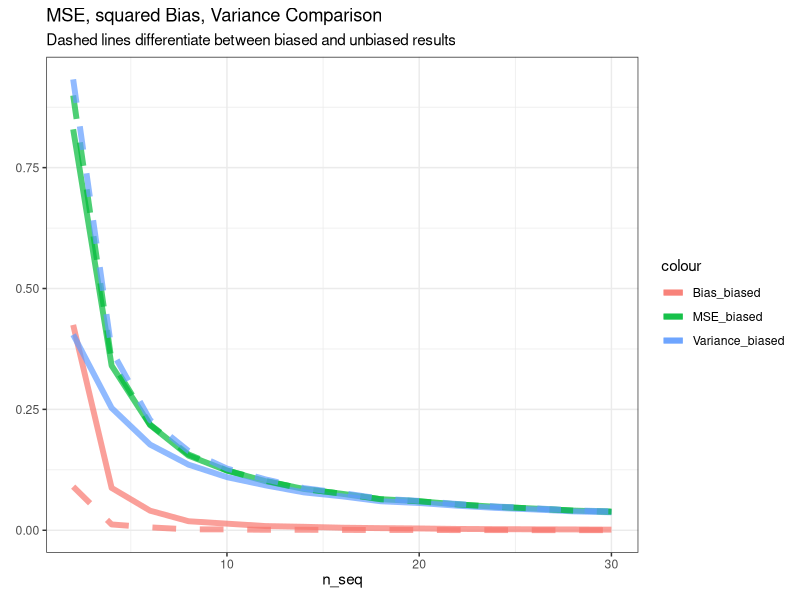

Write R code to recreate this figure.

library("tidyverse", quietly = TRUE)
library(ggplot2)

set.seed(123)

n_seq <- seq(from = 2, to = 30, by = 2)
R <- 10000
sd <- 1.5
s_biased <- vector(mode = "numeric", length = R)
s_unbiased <- vector(mode = "numeric", length = R)

MSE_biased <- vector(mode = "numeric", length = length(n_seq))
MSE_unbiased <- vector(mode = "numeric", length = length(n_seq))


Bias_biased <- vector(mode = "numeric", length = length(n_seq))
Bias_unbiased <- vector(mode = "numeric", length = length(n_seq))

Variance_biased <- vector(mode = "numeric", length = length(n_seq))
Variance_unbiased <- vector(mode = "numeric", length = length(n_seq))



i <- 1

for(n in n_seq){
for(r in 1:R){
  # Simulate realization from iid random sample
  X_vec <- rnorm(n = n, mean = 3, sd = 1.5)
  X_bar <- mean(X_vec)
  # Compute standard deviation 
  s_biased[r] <- sqrt(sum((X_vec - X_bar)^2)/n)
  s_unbiased[r] <- sqrt(sum((X_vec - X_bar)^2)/(n-1))
  
}
  
MSE_biased[i]      <- mean((s_biased - sd)^2)
MSE_unbiased[i]      <- mean((s_unbiased - sd)^2)


Bias_biased[i]     <- (mean(s_biased) - sd)^2
Bias_unbiased[i]     <- (mean(s_unbiased) - sd)^2


Variance_biased[i] <- mean(((s_biased - mean(s_biased))^2)) 
Variance_unbiased[i] <- mean(((s_unbiased - mean(s_biased))^2)) 

i <- i+1
}

# combine vectors for plot
df <- data.frame(n_seq, MSE_biased,Bias_biased, Variance_biased)
df_unbiased <- data.frame(n_seq, MSE_unbiased,Bias_unbiased, Variance_unbiased)


colnames(df) <- c("n_seq", "MSE_biased", "Bias_biased", "Variance_biased")
colnames(df_unbiased) <- c("n_seq", "MSE_unbiased", "Bias_unbiased", "Variance_unbiased")


# comibne dataframes
df_combined <- merge (df,df_unbiased,by="n_seq")


#plot

plot_combined <- ggplot(df_combined, aes(x=n_seq)) +
  geom_line(aes(y=MSE_biased, color="MSE_biased"), alpha=.7, size=2) +
  geom_line(aes(y=Bias_biased, color="Bias_biased"), alpha=.7, size=2) +
  geom_line(aes(y=Variance_biased, color="Variance_biased"), alpha=.7, size=2) +
  geom_line(aes(y=MSE_unbiased, color="MSE_biased"), alpha=.7, size=2, linetype=2) +
  geom_line(aes(y=Bias_unbiased, color="Bias_biased"), alpha=.7, size=2, linetype=2) +
  geom_line(aes(y=Variance_unbiased, color="Variance_biased"), alpha=.7, size=2, linetype=2) +
  labs(title = 'MSE, squared Bias, Variance Comparison',
       subtitle = "Dashed lines differentiate between biased and unbiased results",
       x=expression(paste("n_seq"), size=16),
       y=expression(paste(""), size=16)) +
  theme_bw()

show(plot_combined)
